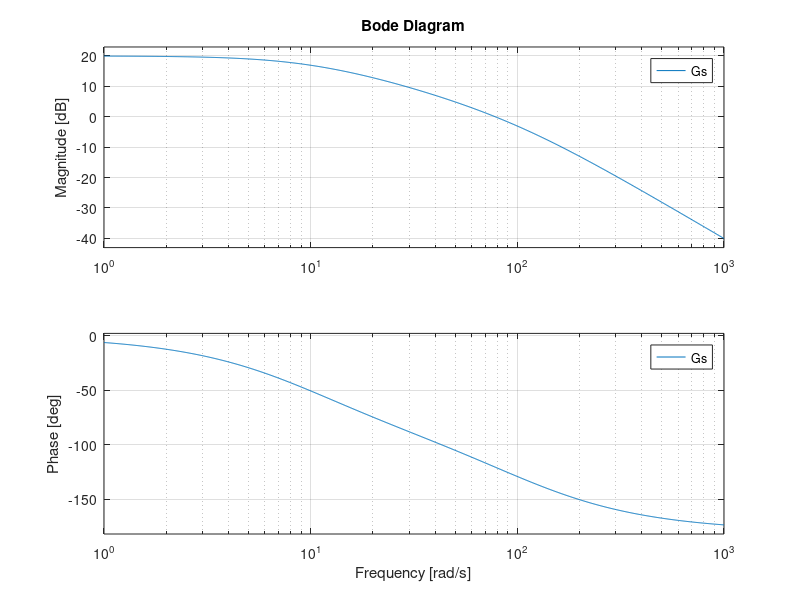

Recreate this plot in MATLAB.
% Regelungstechnik
% Aufgabe 9

% Gegeben ist eine Regelstrecke mit der Übertragungsfunktion
% Gs =  10 / ((1 + s/10)*(1 + s/100))

% Die Regelstrecke soll mit einem PI-Regler in ihren Eigenschaften verbessert werden, 
% das verwendete Messglied hat die Übertragungsfunktion GM(s) = 1.

% a)Erstellen Siedas Bode-Diagramm der Regelstrecke mit 
% Hilfe asymptotischer Näherungen.

s = tf('s');
% Gegebene Ubertragunsfunktion
Gs =  10 / ((1 + s/10)*(1 + s/100))
figure(1)
title('Gs Aufgabe 9')
bode(Gs)
grid on

% Manual Bode zeichnen, berechnungen
V = 20 * log10(10);
w1 = 10; % von (1 + s/10 ablesen)
w2 = 100; % von (1 + s/100 ablesen)
% Zeichnen: Linie1: 20db bis w1, dann -20db / dec
%           Linie2: 20db bis w2, dann -20db / dec
%           Insgesampt: -20db ab w1 und dann -40db ab w2

% Von Dozent:
% Verbessern:
Mp = 0.1;
phi_R_SOLL = 69 - 106 * Mp; % grad!
tr = 0.048;
wc = 1.44 / tr;
[M, phi] = bode(Gs, wc); % phi in grad!

phi_R_IST = phi - (-180);

% phi von regler berechnen
% das muss negativ sein

phi_R = phi_R_SOLL - phi_R_IST;

TN = tan ((phi_R + 90) * pi / 180) / wc;

G_strich = (1 + s * TN) / s;
L_strich = G_strich * Gs;

% TN = 1; Lösungsweg 2 zu grob 
% Wer geben die Gischwindigkeit gegen
% Stabilität auf
% Das System is zwar schnell hier, aber brauch ~ Sekunden um SOLL zu
% erreichen

% Was soll man mit TN machen?

% In Aufgabe steht: Erstellen Sie zusätzlich zu den vorhandenen Kurven 
% zum direkten Vergleich sowohl im Bode-Diagramm wie im Diagramm 
% zur Sprungantwort die Kurven für einen PI-Regler 
% mit der 10 fachen Zeitkonstante
% also neue TN = TN * 10;

TN = TN * 10;
% dann kriegen wir Mp fast 70% und können wir den richtigen Regler nicht
% entwerfen
